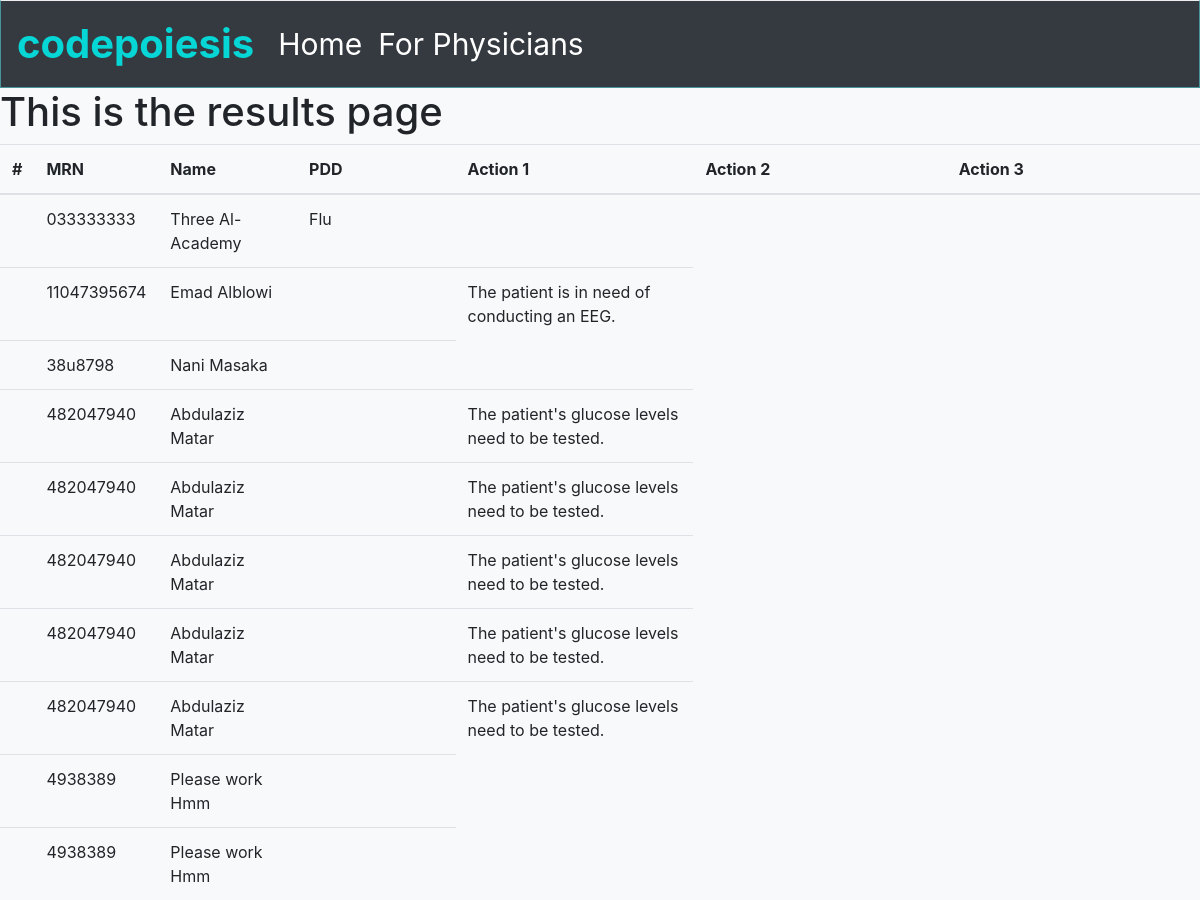
Before: /results/ (upper part) with the older database file.
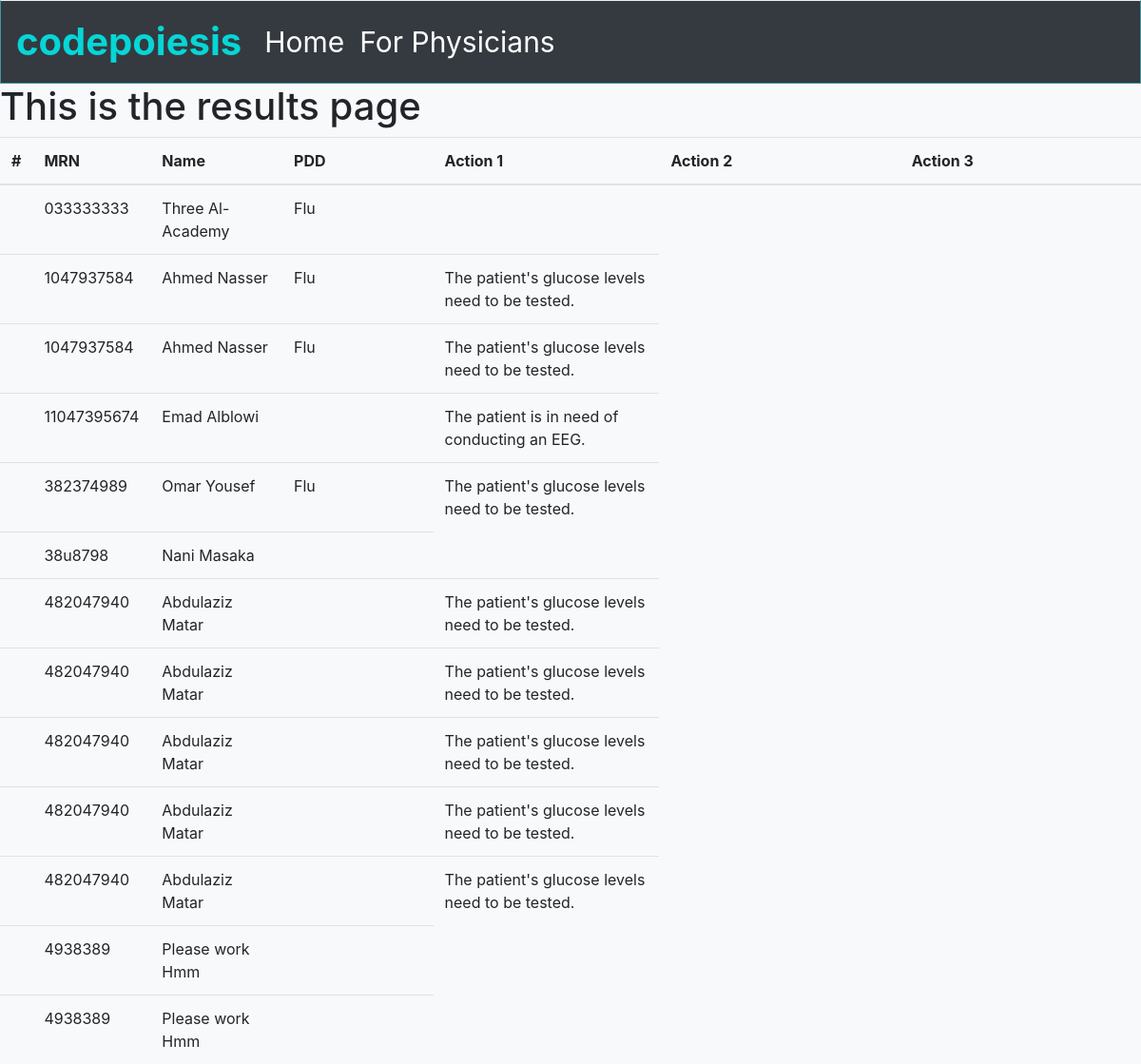
After: the same page with the newer database file.
### emergency/models.py (models this page shows)
class Symx(models.Model):
    MRN_number = models.CharField(max_length=264)
    first_name = models.CharField(max_length=264)
    last_name = models.CharField(max_length=264)
    first_symx = models.CharField(max_length=264)
    second_symx = models.CharField(max_length=264)
    third_symx = models.CharField(max_length=264)
    fourth_symx = models.CharField(max_length=264, blank=True)
    fifth_symx = models.CharField(max_length=264, blank=True)
    diagnosis = models.CharField(max_length=264, blank=True)
    class test(models.Model):
        test = models.CharField(max_length=264)

### emergency/views.py (the view)
# urls.py: path('results/', views.results, name='results'),
def results(request):
    symptom_list = Symx.objects.order_by('MRN_number')
    symptom_dict = {"symptoms":symptom_list}
    return render(request,'emergency/results.html',context=symptom_dict)

### templates/emergency/results.html (shortened to what this page needs)
<!DOCTYPE html>
{% extends "emergency/base.html" %}
    {% block body_block %}
    <h1>This is the results page</h1>
                    <table class="table">
            <thead>
              <tr>
                <th scope="col">#</th>
                <th scope="col">MRN</th>
                <th scope="col">Name</th>
                <th scope="col">PDD</th>
                <th scope="col">Action 1</th>
                <th scope="col">Action 2</th>
                <th scope="col">Action 3</th>
              </tr>
            </thead>
            <tbody>
  {% if symptoms %}
      {% for person in symptoms %}
              <tr>
                <th scope="row"></th>
                <td>{{person.MRN_number}}</td>
                <td>{{person.first_name}} {{person.last_name}}</td>
                <td>{{person.diagnosis}}</td>
                {% if  person.second_symx == "weakness in one side of the body" or person.second_symx == "sudden confusion" or person.second_symx == "trouble speaking" or person.second_symx == "sudden trouble in vision" or person.second_symx == "loss of balance" %}
                <td>The patient is in need of conducting an EEG.</td>
                {% endif %}
                {% if  person.fourth_symx == "confusion" or person.fourth_symx == "visual disturbances" or person.fourth_symx == "Seziure" or person.fourth_symx == "loss of consciousness" %}
                <td>The patient's glucose levels need to be tested.</td>
                {% endif %}
                {% if  person.fifth_symx == "confusion" or person.fifth_symx == "visual disturbances" or person.fifth_symx == "Seziure" or person.fifth_symx == "loss of consciousness" %}
                <td>The patient's glucose levels need to be tested.</td>
                {% endif %}
              </tr>
        {% endfor %}
    {% endif %}
                </tbody>
              </table>
    {% endblock %}

### templates/emergency/base.html (shortened to what this page needs)
<!DOCTYPE html>
<html lang="en" dir="ltr">
  <head>
    <link rel="stylesheet" href="https://stackpath.bootstrapcdn.com/bootstrap/4.4.1/css/bootstrap.min.css">
  </head>
  <body>
    <body class="bg-light">
  <nav class="navbar navbar-expand-lg navbar-light; bg-dark">
    <a class="navbar-brand" href="/">  <b class="" id="codecolor">codepoiesis</b> </a>
    <div class="collapse navbar-collapse" id="navbarNavDropdown">
      <ul class="navbar-nav">
        <li class="nav-item active">
          <a class="nav-link" id="textsize" href="/">Home <span class="sr-only">(current)</span></a>
        </li>
        <li class="nav-item">
  <a class="nav-link" id="textssize" href="/results">For Physicians</a>
</li>
    </div>
  </nav>
    {% block body_block %}{% endblock %}
  </body>
</html>

### templates/emergency/base.html (style rules this page uses)
#codecolor { color: #06d6d6; font-size: 40px; }
.navbar { border-color:#49939c; border-width:thin; border-top:thin; border-style:ridge; }
.nav-link { color: white }
#textsize { font-size:30px; }
#textssize { font-size:30px; }

Changed rows visible on the page:
added Symx: MRN_number "1047937584", first_name "Ahmed", last_name "Nasser", diagnosis "Flu", shows "The patient's glucose levels need to be tested."
added Symx: MRN_number "1047937584", first_name "Ahmed", last_name "Nasser", diagnosis "Flu", shows "The patient's glucose levels need to be tested."
added Symx: MRN_number "382374989", first_name "Omar", last_name "Yousef", diagnosis "Flu", shows "The patient's glucose levels need to be tested."
